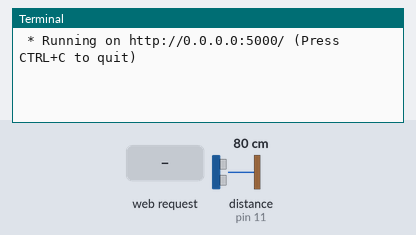
This program was run on a simulated Raspberry Pi (header pin numbers). Parts: the last lines printed to the terminal. The inputs (shaded band) are chosen by the test bench; at power-on: distance to the obstacle (sensor on pin 11) 80 cm. The echo pulse lasts 58.3 µs per cm; the clock reads 2024-03-15 10:24:30 at power-on unless the program sets it.

Above: at 1.2 s.
1.3 s: HTTP request for / received
At 2.4 s:
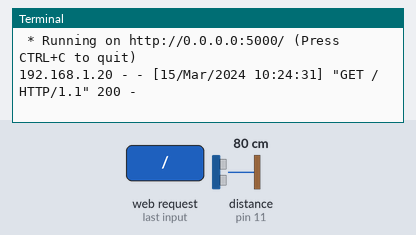
2.8 s: HTTP request for /score received
At 3.7 s:
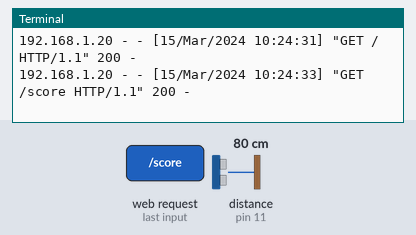

Measured:
- after the input at 1.3 s, the terminal: prints a new line at once (image 1)
- after the input at 2.8 s, the terminal: prints a new line after 0.21 s (image 2)

The program:

app.py
```python
from flask import Flask, render_template
import RPi.GPIO as GPIO
import time

app = Flask(__name__)

triggerPin = 7
echoPin = 11

# Score variable
score = 0

# Setup GPIO
GPIO.setmode(GPIO.BOARD)
GPIO.setup(triggerPin, GPIO.OUT)
GPIO.setup(echoPin, GPIO.IN)

# Function to update score
def update_score(distance, score):
    # CHANGE depending on basketball hoop size
    if distance < 20:
        score += 1
    return score

# Function to measure distance and update score
def measure_distance():
    # Reset variables
    pulse_start = 0
    pulse_end = 0

    # Send ultrasonic signal
    GPIO.output(triggerPin, GPIO.LOW)
    time.sleep(0.2)

    GPIO.output(triggerPin, GPIO.HIGH)
    time.sleep(0.001)
    GPIO.output(triggerPin, GPIO.LOW)

    # Measure distance
    while GPIO.input(echoPin) == 0:
        pulse_start = time.time()

    while GPIO.input(echoPin) == 1:
        pulse_end = time.time()

    duration = pulse_end - pulse_start
    distance_cm = duration * 34300 / 2

    # Update score
    global score
    score = update_score(distance_cm, score)

    return distance_cm, score

@app.route('/')
def index():
    return render_template('index.html')

@app.route('/score')
def get_score():
    distance, score = measure_distance()
    return {'distance': distance, 'score': score}

if __name__ == '__main__':
    app.run(debug=True, host='0.0.0.0')
```
